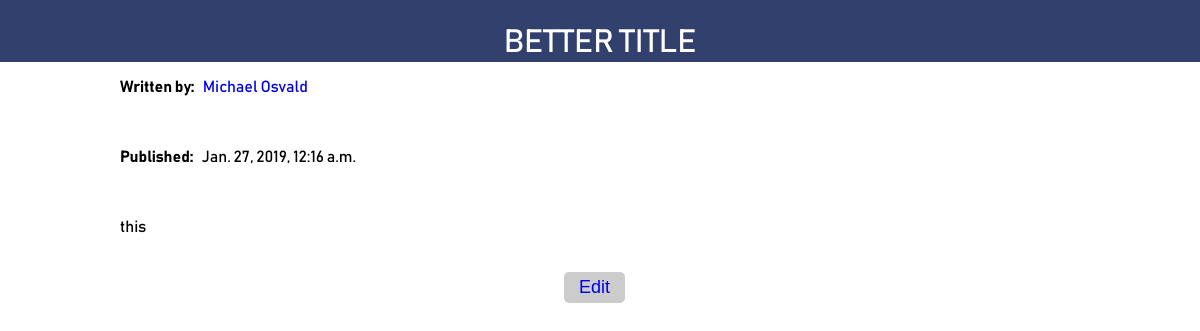
/blog/3/, run on an earlier commit of the app's database.
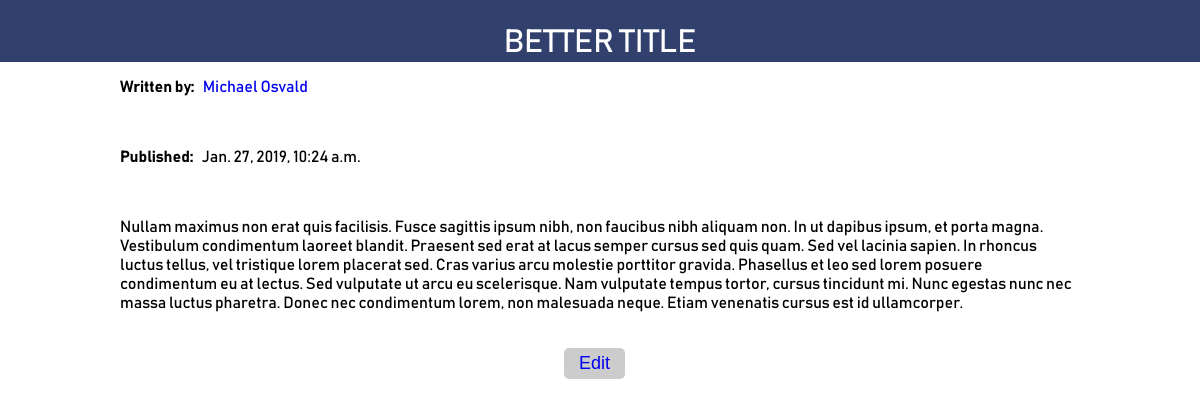
And on a later commit of the database.
### blog/models.py (models this page shows, shortened)
class Post(models.Model):
    post_title=models.CharField(max_length=48)
    post_desc=models.TextField(max_length=200)
    author=models.ForeignKey(Author, on_delete=models.CASCADE)
    pub_date=models.DateTimeField('date published')

class Author(models.Model):
    author_name =models.CharField(max_length=48)
    author_bio = models.TextField(max_length=300)

### blog/views.py (the view)
# urls.py: path('<int:post_id>/',views.post, name='post'),
def post(request, post_id):
    postdex=get_object_or_404(Post, pk=post_id)
    return render(request, 'blog/post.html', {'post':postdex})

### blog/templates/blog/post.html (shortened to what this page needs)
<!doctype html>
{% load static %}
<head>
<link  rel="stylesheet" type="text/css" href="{% static 'blog/main.css' %}" >
</head>
<body>
<div id= "banner">
    <header>{{ post.post_title }}</header>
</div>
    <p><b>Written by:</b><a href="/blog/{{post.id}}/author"> &nbsp {{ post.author.author_name }}</a></p>
    <br>
    <p><b>Published:</b> &nbsp {{ post.pub_date }}</p>
    <br>
    <p>{{ post.post_desc }}</p>
    <br>
    <button class="button"><a href="/blog/{{post.id}}/edit">Edit</a></button>
</body>

What changed in the data, as far as the page shows it:
changed Post "BETTER TITLE": pub_date "Jan. 27, 2019, 12:16 a.m." → "Jan. 27, 2019, 10:24 a.m."; post_desc "this" → "Nullam maximus non erat quis facilisis. Fusce sagittis ipsum nibh, non faucibus nibh aliquam non. In ut dapibus ipsum, et porta magna. Vestibulum condimentum laoreet blandit. Praesent sed erat at lacus semper cursus sed quis quam. Sed vel lacinia sapien. In rhoncus luctus tellus, vel tristique lorem placerat sed. Cras varius arcu molestie porttitor gravida. Phasellus et leo sed lorem posuere condimentum eu at lectus. Sed vulputate ut arcu eu scelerisque. Nam vulputate tempus tortor, cursus tincidunt mi. Nunc egestas nunc nec massa luctus pharetra. Donec nec condimentum lorem, non malesuada neque. Etiam venenatis cursus est id ullamcorper."
